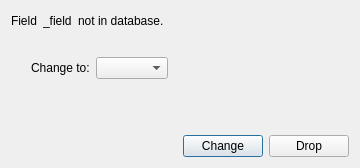
<?xml version="1.0" encoding="UTF-8"?>
<ui version="4.0">
 <class>MissingField</class>
 <widget class="QDialog" name="MissingField">
  <property name="geometry">
   <rect>
    <x>0</x>
    <y>0</y>
    <width>360</width>
    <height>168</height>
   </rect>
  </property>
  <property name="windowTitle">
   <string>Missing Field</string>
  </property>
  <layout class="QVBoxLayout">
   <item>
    <layout class="QHBoxLayout">
     <item>
      <widget class="QLabel" name="_lblFieldTxt">
       <property name="text">
        <string>Field</string>
       </property>
       <property name="wordWrap">
        <bool>false</bool>
       </property>
      </widget>
     </item>
     <item>
      <widget class="QLabel" name="_lblField">
       <property name="text">
        <string>_field</string>
       </property>
       <property name="wordWrap">
        <bool>false</bool>
       </property>
      </widget>
     </item>
     <item>
      <widget class="QLabel" name="_lblNID">
       <property name="text">
        <string>not in database.</string>
       </property>
       <property name="wordWrap">
        <bool>false</bool>
       </property>
      </widget>
     </item>
     <item>
      <spacer name="spacer1">
       <property name="orientation">
        <enum>Qt::Horizontal</enum>
       </property>
       <property name="sizeType">
        <enum>QSizePolicy::Expanding</enum>
       </property>
       <property name="sizeHint" stdset="0">
        <size>
         <width>40</width>
         <height>20</height>
        </size>
       </property>
      </spacer>
     </item>
    </layout>
   </item>
   <item>
    <layout class="QHBoxLayout">
     <property name="margin">
      <number>20</number>
     </property>
     <item>
      <widget class="QLabel" name="_lblChange">
       <property name="text">
        <string>Change to:</string>
       </property>
       <property name="wordWrap">
        <bool>false</bool>
       </property>
      </widget>
     </item>
     <item>
      <widget class="QComboBox" name="_fields"/>
     </item>
     <item>
      <spacer name="spacer2">
       <property name="orientation">
        <enum>Qt::Horizontal</enum>
       </property>
       <property name="sizeType">
        <enum>QSizePolicy::Expanding</enum>
       </property>
       <property name="sizeHint" stdset="0">
        <size>
         <width>40</width>
         <height>20</height>
        </size>
       </property>
      </spacer>
     </item>
    </layout>
   </item>
   <item>
    <spacer name="spacer4">
     <property name="orientation">
      <enum>Qt::Vertical</enum>
     </property>
     <property name="sizeType">
      <enum>QSizePolicy::Expanding</enum>
     </property>
     <property name="sizeHint" stdset="0">
      <size>
       <width>20</width>
       <height>40</height>
      </size>
     </property>
    </spacer>
   </item>
   <item>
    <layout class="QHBoxLayout">
     <item>
      <spacer name="spacer3">
       <property name="orientation">
        <enum>Qt::Horizontal</enum>
       </property>
       <property name="sizeType">
        <enum>QSizePolicy::Expanding</enum>
       </property>
       <property name="sizeHint" stdset="0">
        <size>
         <width>40</width>
         <height>20</height>
        </size>
       </property>
      </spacer>
     </item>
     <item>
      <widget class="QPushButton" name="_change">
       <property name="text">
        <string>Change</string>
       </property>
      </widget>
     </item>
     <item>
      <widget class="QPushButton" name="_drop">
       <property name="text">
        <string>Drop</string>
       </property>
      </widget>
     </item>
    </layout>
   </item>
  </layout>
 </widget>
 <layoutdefault spacing="6" margin="11"/>
 <pixmapfunction>qPixmapFromMimeSource</pixmapfunction>
 <resources/>
 <connections>
  <connection>
   <sender>_change</sender>
   <signal>clicked()</signal>
   <receiver>MissingField</receiver>
   <slot>accept()</slot>
   <hints>
    <hint type="sourcelabel">
     <x>20</x>
     <y>20</y>
    </hint>
    <hint type="destinationlabel">
     <x>20</x>
     <y>20</y>
    </hint>
   </hints>
  </connection>
  <connection>
   <sender>_drop</sender>
   <signal>clicked()</signal>
   <receiver>MissingField</receiver>
   <slot>reject()</slot>
   <hints>
    <hint type="sourcelabel">
     <x>20</x>
     <y>20</y>
    </hint>
    <hint type="destinationlabel">
     <x>20</x>
     <y>20</y>
    </hint>
   </hints>
  </connection>
 </connections>
</ui>
